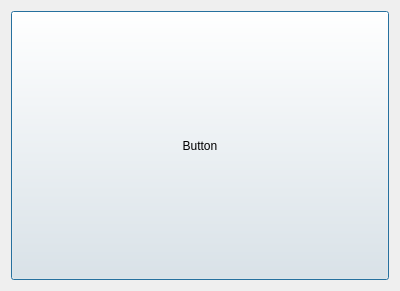
<?xml version="1.0" encoding="UTF-8"?>
<ui version="4.0">
 <class>Dialog</class>
 <widget class="QDialog" name="Dialog">
  <property name="geometry">
   <rect>
    <x>0</x>
    <y>0</y>
    <width>400</width>
    <height>291</height>
   </rect>
  </property>
  <property name="windowTitle">
   <string>TOOL_NAME</string>
  </property>
  <layout class="QHBoxLayout" name="horizontalLayout">
   <item>
    <widget class="QPushButton" name="pushButton">
     <property name="sizePolicy">
      <sizepolicy hsizetype="Minimum" vsizetype="Minimum">
       <horstretch>0</horstretch>
       <verstretch>0</verstretch>
      </sizepolicy>
     </property>
     <property name="text">
      <string>Button</string>
     </property>
    </widget>
   </item>
  </layout>
 </widget>
 <resources/>
 <connections/>
</ui>
